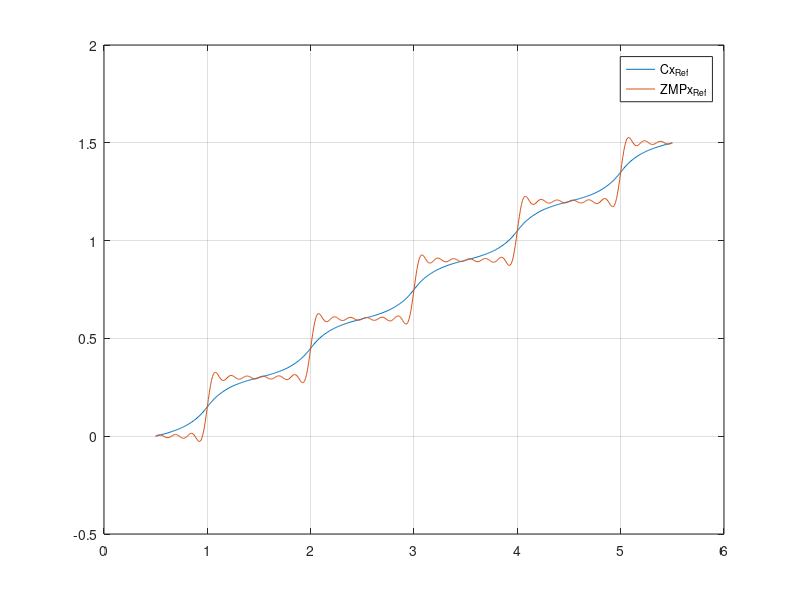
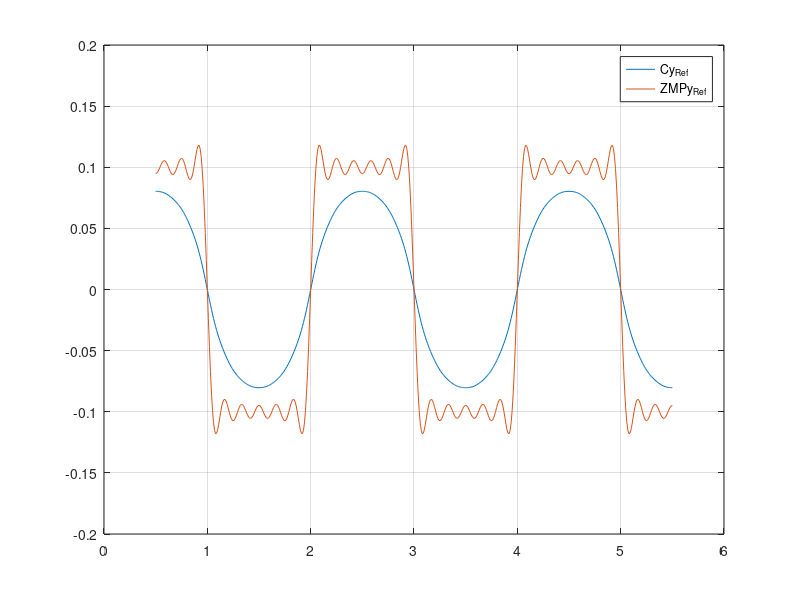
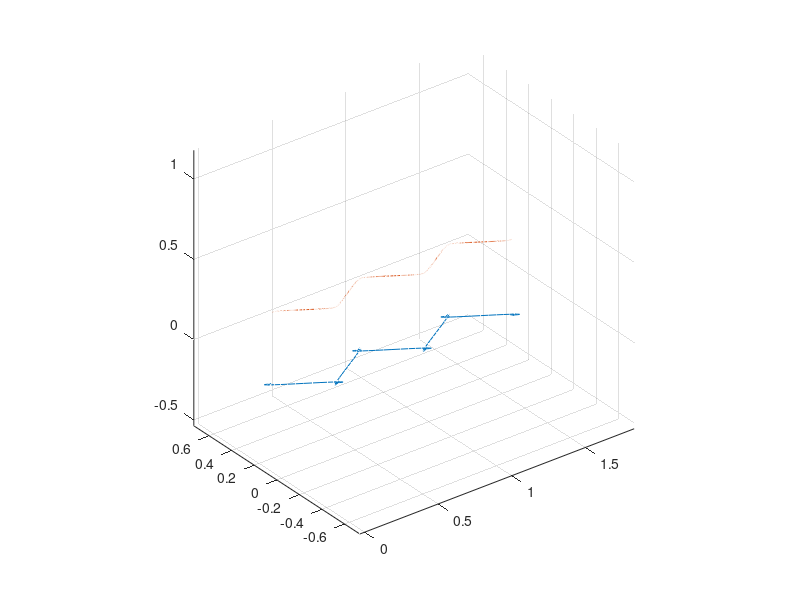

Source code (MATLAB) for these figures, in order: (Note: this script raises an error after producing the figures.)
addpath Matfiles
addpath TienAnh
g = 9.81;
C_z = 0.4586;
StepLength = 0.3;
StepPeriod = 1;
HaftHipWidth=0.1;
EndTimes = 5.5;
DTime=0.01;
times = 0.5:DTime:EndTimes;
Cx_Ref = zeros(length(times),1);
Cy_Ref = zeros(length(times),1);
ddPx_Ref = zeros(length(times),1);
ddPy_Ref = zeros(length(times),1);
ZMPx_Ref = zeros(length(times),1);
ZMPy_Ref = zeros(length(times),1);
W_n = sqrt(g/C_z);
N=12;

for i=1:length(times)
    temp=0;
    for n=1:N
        Cy_Ref(i)=Cy_Ref(i)+2*HaftHipWidth*StepPeriod^2*W_n^2*...
            (1-cos(n*pi))*sin(n*pi*times(i)/StepPeriod)/...
            (n*pi*(StepPeriod^2*W_n^2+n^2*pi^2));
        
        temp=temp+StepLength*StepPeriod^2*W_n^2*(1+cos(n*pi))*...
            sin(n*pi*times(i)/StepPeriod)/(n*pi*(StepPeriod^2*W_n^2+...
            n^2*pi^2)); 
        % ZMP Refefence
        ddPx_Ref(i)=ddPx_Ref(i)-(n*pi/StepPeriod)^2*StepLength*StepPeriod^2*W_n^2*(1+cos(n*pi))*...
            sin(n*pi*times(i)/StepPeriod)/(n*pi*(StepPeriod^2*W_n^2+...
            n^2*pi^2));
        ddPy_Ref(i)=ddPy_Ref(i)-(n*pi/StepPeriod)^2*2*HaftHipWidth*StepPeriod^2*W_n^2*...
            (1-cos(n*pi))*sin(n*pi*times(i)/StepPeriod)/...
            (n*pi*(StepPeriod^2*W_n^2+n^2*pi^2));
    end
    Cx_Ref(i)=temp+StepLength*(times(i)-StepPeriod/2)/StepPeriod;
    ZMPx_Ref(i)=Cx_Ref(i)-C_z*ddPx_Ref(i)/g;
    ZMPy_Ref(i)=Cy_Ref(i)-C_z*ddPy_Ref(i)/g;
end

Px_Ref = zeros(length(times),1);
Py_Ref = zeros(length(times),1);
dcx1=0;
dcy1=0;
ddcx1=0;
ddcy1=0;
Px_Ref(1)=Cx_Ref(1);
Py_Ref(1)=Cy_Ref(1);
for i=2:length(times)
    dcx2=(Cx_Ref(i)-Cx_Ref(i-1))/DTime;
    dcy2=(Cy_Ref(i)-Cy_Ref(i-1))/DTime;
    ddcx2=(dcx2-dcx1)/DTime;
    ddcy2=(dcy2-dcy1)/DTime;
    Px_Ref(i)=Cx_Ref(i)-C_z*ddcx2/g;
    Py_Ref(i)=Cy_Ref(i)-C_z*ddcy2/g;
    ddcx1=ddcx2;
    ddcy1=ddcy2;
    dcx1=dcx2;
    dcy1=dcy2;
end
Cz_Ref = C_z*ones(length(times),1);

figure(1)
plot(times,[Cx_Ref, ZMPx_Ref]);
legend('Cx_R_e_f','ZMPx_R_e_f');
grid on

figure(2)
plot(times,[Cy_Ref, ZMPy_Ref]);
legend('Cy_R_e_f','ZMPy_R_e_f');
grid on
ZMPz_Ref=zeros(length(ZMPx_Ref),1);
ZMP_Ref=[ZMPx_Ref,ZMPy_Ref,ZMPz_Ref];
C_Ref=[Cx_Ref,Cy_Ref,Cz_Ref];

figure(3)
axis equal
view(3)
hold on
grid on
plot3(ZMP_Ref(:,1),ZMP_Ref(:,2),ZMP_Ref(:,3));
plot3(C_Ref(:,1),C_Ref(:,2),C_Ref(:,3));
tempx = xlim;
tempy = ylim;
tempz = zlim;
axis manual
axis([tempx*1.2 tempy*1.2 tempz*1.4])
daspect([1 1 1])
arrow3([tempx(1) 0 0],[tempx(2) 0 0],'-r1.0',1);
arrow3([0 tempy(1) 0],[0 tempy(2) 0],'-g1.0',1);
arrow3([0 0 tempz(1)],[0 0 tempz(2)*1.3],'-b1.0',1);
text(tempx(2),0,0,'X','FontWeight','bold','color','r');
text(0,tempy(2),0,'Y','FontWeight','bold','color','g');
text(0,0,tempz(2)*1.3,'Z','FontWeight','bold','color','b');
save('.\Matfiles\C_Ref.mat','C_Ref');
save('.\Matfiles\ZMP_Ref.mat','ZMP_Ref');